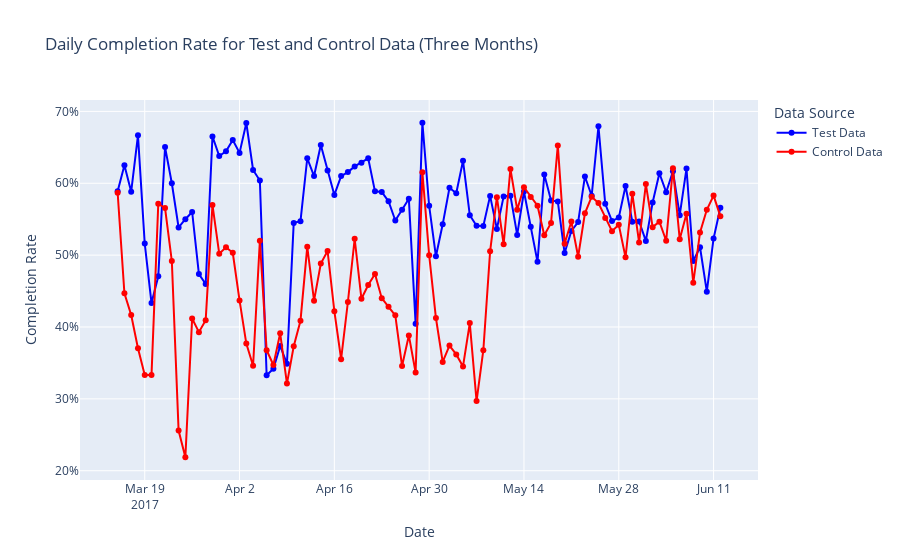

Here is the notebook cell this chart was saved with:
### Code cell
df_test_final['date'] = pd.to_datetime(df_test_final['date'])
df_control_final['date'] = pd.to_datetime(df_control_final['date'])

# Calculate the start and end dates for the three months
start_date = df_test_final['date'].min()
end_third_month = start_date + pd.DateOffset(days=90)

# Filter data for the three months
filtered_test_df = df_test_final[(df_test_final['date'] >= start_date) & (df_test_final['date'] < end_third_month)]
filtered_control_df = df_control_final[(df_control_final['date'] >= start_date) & (df_control_final['date'] < end_third_month)]

# Calculate daily completion rate for test data
daily_completion_test = filtered_test_df.groupby(filtered_test_df['date'].dt.date)['completion'].mean()

# Calculate daily completion rate for control data
daily_completion_control = filtered_control_df.groupby(filtered_control_df['date'].dt.date)['completion'].mean()

# Create a line+scatter plot
fig = go.Figure()

# Line+scatter for test data
fig.add_trace(go.Scatter(
    x=daily_completion_test.index,
    y=daily_completion_test.values,
    mode='lines+markers',
    name='Test Data',
    line=dict(shape='linear', color='blue')
))

# Line+scatter for control data
fig.add_trace(go.Scatter(
    x=daily_completion_control.index,
    y=daily_completion_control.values,
    mode='lines+markers',
    name='Control Data',
    line=dict(shape='linear', color='red')
))

# Update layout
fig.update_layout(
    title='Daily Completion Rate for Test and Control Data (Three Months)',
    xaxis_title='Date',
    yaxis_title='Completion Rate',
    yaxis_tickformat=',.0%',
    legend_title_text='Data Source'
)

# Show the plot
